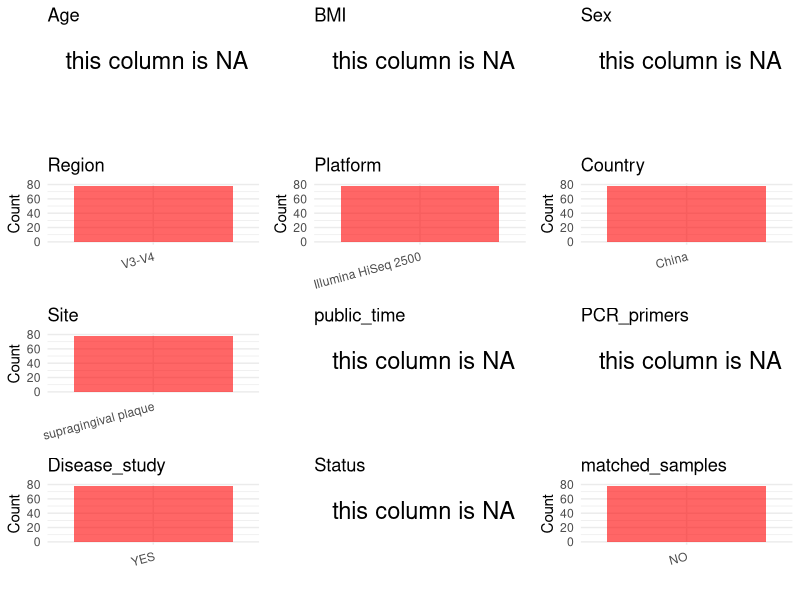

Write R code to recreate this figure. (Note: this script raises an error after producing the figure.)
## ---- chunk 1
# Load necessary libraries
library(dplyr)
library(ggplot2)
library(cowplot)
library(readxl)

# Set working directory (update this path to your local directory)
setwd("/home/dongbiao/word_embedding_microbiome/all_data/oral/global-oral-microbiome/data/projects/CNP0002325")

# Read the initial metadata files
initial_meta<-read.csv("metadata_CNP0002325_experiment.tsv", sep = "\t")

head(initial_meta)
## ---- chunk 2
# Create a uniform metadata dataframe
metadata <- data.frame(
  BioProject = initial_meta$project_accession,
  Run = initial_meta$sample_name,
  sample_name = initial_meta$sample_name,
  Age = NA,
  BMI = NA,
  Sex=NA,
  Region = "V3-V4",
  Platform = initial_meta$instrument_model,
  Country = "China",
  Site = "supragingival plaque",
  public_time = NA,
  stringsAsFactors = FALSE
)
metadata<-unique(metadata)
## ---- chunk 3
# Add information obtained from the publication
metadata$PCR_primers <- NA
metadata$title <- "From Mouth to Brain: Distinct Supragingival Plaque Microbiota Composition in Cerebral Palsy Children With Caries"
metadata$Disease_study <- "YES"

# Assign disease status based on sample_name patterns
metadata$Status <- NA
metadata$matched_samples <- "NO"
## ---- chunk 4
# Check the number of unique runs and sample names
print(paste("Number of unique runs:", length(unique(metadata$Run))))
print(paste("Number of unique sample names:", length(unique(metadata$sample_name))))
## ---- chunk 5
# Select columns for visualization
plot_data <- metadata %>%
  select(-BioProject, -Run, -sample_name, -title)

# Function to create simple plots for each column
create_simple_plots <- function(data) {
  plots <- list()
  
  for (col in colnames(data)) {
    # Check if the column is all NA
    if (all(is.na(data[[col]]))) {
      # Create an empty plot with text indicating all NA
      p <- ggplot() +
        annotate("text", x = 0.5, y = 0.5, label = "this column is NA", size = 6) +
        labs(title = col) +
        theme_void()
    } else if (is.numeric(data[[col]])) {
      # Numeric variable: histogram
      p <- ggplot(data, aes(x = .data[[col]])) +
        geom_histogram(fill = "blue", alpha = 0.6, bins = 20, na.rm = TRUE) +
        labs(title = col) +
        theme_minimal()
    } else {
      # Categorical variable: bar plot (remove NA values)
      count_data <- as.data.frame(table(data[[col]], useNA = "ifany"))
      p <- ggplot(count_data, aes(x = reorder(Var1, -Freq), y = Freq)) +
        geom_col(fill = "red", alpha = 0.6) +
        labs(title = col, x = NULL, y = "Count") +
        theme_minimal() +
        theme(axis.text.x = element_text(angle = 15, hjust = 1))
    }
    plots[[col]] <- p
  }
  
  return(plots)
}

# Generate and arrange plots
plots <- create_simple_plots(plot_data)
p<-plot_grid(plots$Age, 
          plots$BMI, 
          plots$Sex, 
          plots$Region, 
          plots$Platform, 
          plots$Country, 
          plots$Site,
          plots$public_time, 
          plots$PCR_primers,
          plots$Disease_study,
          plots$Status,
          plots$matched_samples,# add 
          ncol = 3, align = "hv", axis = "lb")
ggsave("Metadata_Summary.png", plot = p, width = 8, height = 6, dpi = 150)
## ---- chunk 6
knitr::include_graphics("Metadata_Summary.png")
## ---- chunk 7
# Reorder columns to match the desired format
metadata <- metadata[, c(
  "BioProject", "Run", "sample_name", "Age", "BMI", "Sex", 
  "Region", "Platform", "Country", "Site", "public_time", 
  "PCR_primers", "title", "Disease_study", "Status","matched_samples"
)]

# Export the uniform metadata to a CSV file
metadata<-unique(metadata)
write.csv(metadata, file = "metadata.csv", quote = TRUE)
head(metadata)
